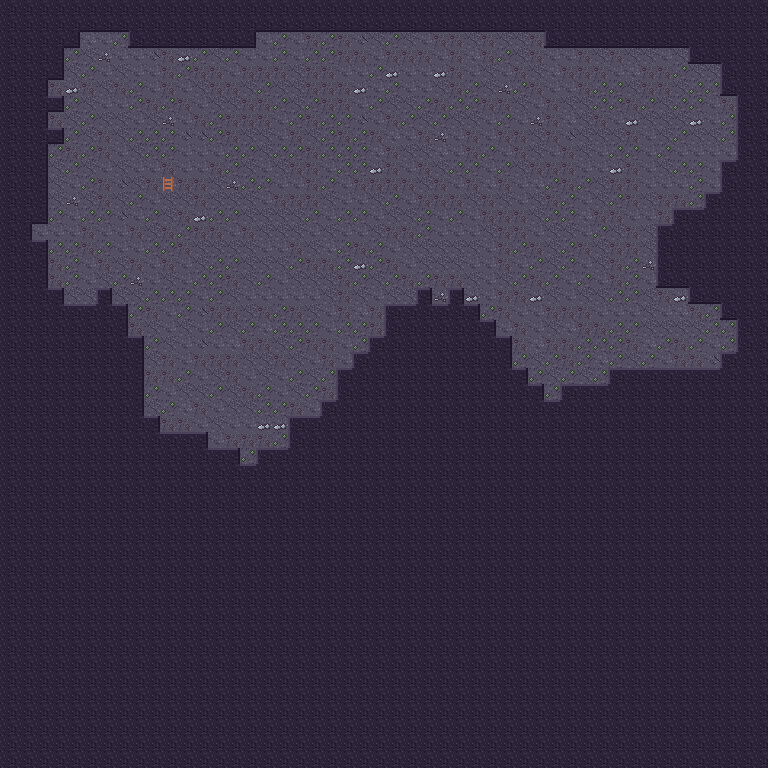

Tiled map render using the project's own tile images. Description and the map definition, with tile-layer contents summarised, below:
An orthogonal 48x48 tile map with 16x16 px tiles, 3 tile layers (Back, Buildings, Front).

<map version="1.4" tiledversion="1.4.2" orientation="orthogonal" renderorder="right-down" compressionlevel="0" width="48" height="48" tilewidth="16" tileheight="16" infinite="0" nextlayerid="4" nextobjectid="1">
  <properties />
  <tileset firstgid="1" name="cave" tilewidth="16" tileheight="16" tilecount="48" columns="16">
    <image source="../cave.png" width="256" height="48" />
    <tile id="1">
      <properties>
        <property name="Passable" type="string" value="F" />
      </properties>
    </tile>
    <tile id="16">
      <properties>
        <property name="Passable" type="string" value="F" />
      </properties>
    </tile>
    <tile id="17">
      <properties>
        <property name="Passable" type="string" value="F" />
      </properties>
    </tile>
    <tile id="18">
      <properties>
        <property name="Passable" type="string" value="F" />
      </properties>
    </tile>
    <tile id="19">
      <properties>
        <property name="Passable" type="string" value="F" />
      </properties>
    </tile>
    <tile id="20">
      <properties>
        <property name="Passable" type="string" value="F" />
      </properties>
    </tile>
    <tile id="21">
      <properties>
        <property name="Passable" type="string" value="F" />
      </properties>
    </tile>
    <tile id="22">
      <properties>
        <property name="Passable" type="string" value="F" />
      </properties>
    </tile>
    <tile id="23">
      <properties>
        <property name="Passable" type="string" value="F" />
      </properties>
    </tile>
    <tile id="24">
      <properties>
        <property name="Passable" type="string" value="F" />
      </properties>
    </tile>
    <tile id="25">
      <properties>
        <property name="Passable" type="string" value="F" />
      </properties>
    </tile>
    <tile id="26">
      <properties>
        <property name="Passable" type="string" value="F" />
      </properties>
    </tile>
    <tile id="27">
      <properties>
        <property name="Passable" type="string" value="F" />
      </properties>
    </tile>
    <tile id="28">
      <properties>
        <property name="Passable" type="string" value="F" />
      </properties>
    </tile>
    <tile id="29">
      <properties>
        <property name="Passable" type="string" value="F" />
      </properties>
    </tile>
    <tile id="30">
      <properties>
        <property name="Passable" type="string" value="F" />
      </properties>
    </tile>
    <tile id="31">
      <properties>
        <property name="Passable" type="string" value="F" />
      </properties>
    </tile>
  </tileset>
  <layer id="1" name="Back" width="48" height="48" opacity="1" offsetx="0" offsety="0">
   <data>[2304 cells, 2304 non-empty, 9 distinct tile ids]</data>
  </layer>
  <layer id="2" name="Buildings" width="48" height="48" opacity="1" offsetx="0" offsety="0">
   <data>[2304 cells, 1467 non-empty, 11 distinct tile ids]</data>
  </layer>
  <layer id="3" name="Front" width="48" height="48" opacity="1" offsetx="0" offsety="0">
   <data>[2304 cells, 0 non-empty, 0 distinct tile ids]</data>
  </layer>
</map>
